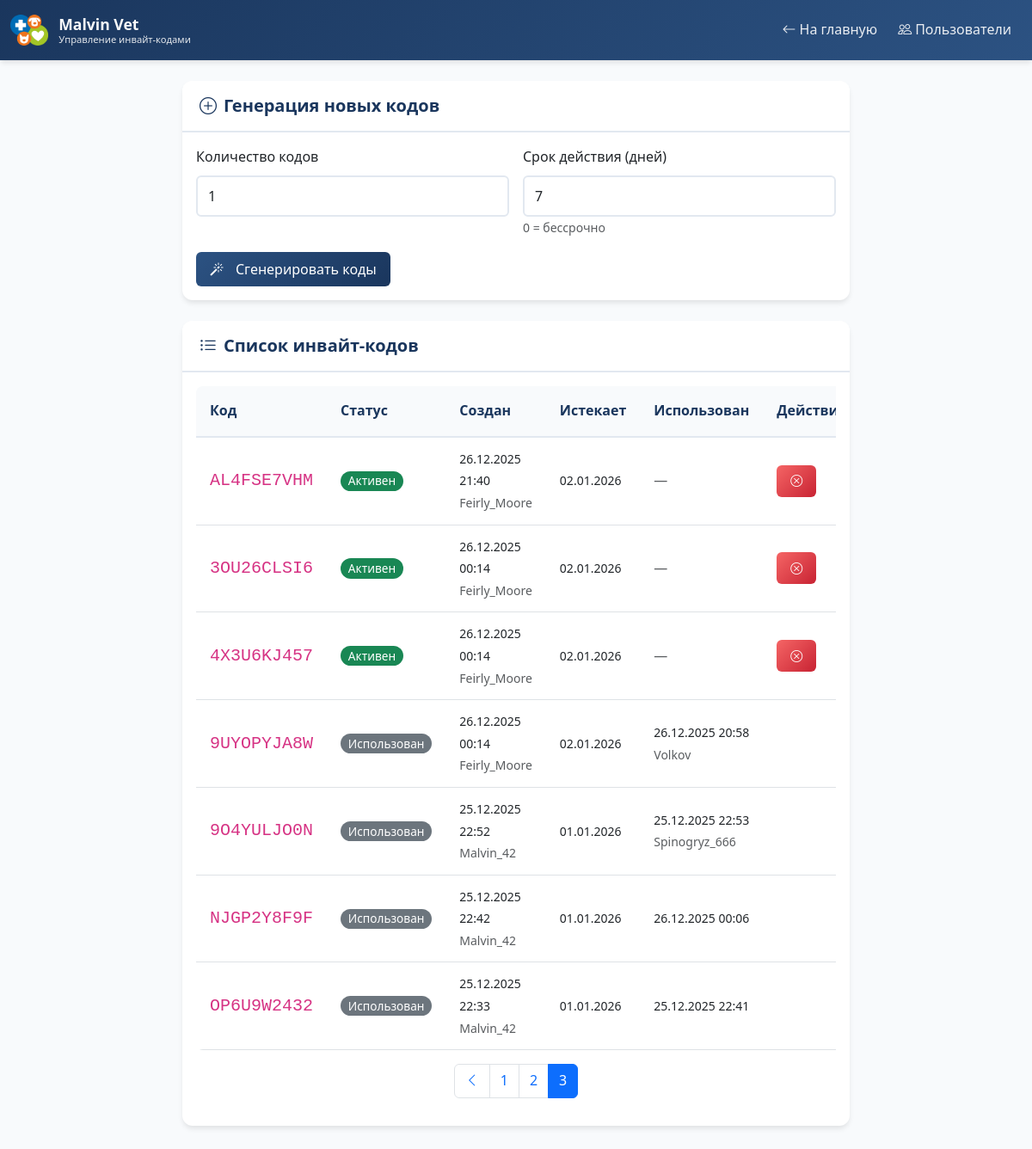
Page /admin/invite_codes?page=3 (signed in) on the committed database.
### app.py (models this page shows)
class InviteCode(db.Model):
    __tablename__ = 'invite_code'
    id = db.Column(db.Integer, primary_key=True)
    code = db.Column(db.String(20), nullable=False, unique=True)
    created_by = db.Column(db.Integer, db.ForeignKey('user.id'))
    created_at = db.Column(db.DateTime, default=datetime.utcnow)
    expires_at = db.Column(db.DateTime)
    is_used = db.Column(db.Boolean, default=False)
    used_by = db.Column(db.Integer, db.ForeignKey('user.id'), nullable=True)
    used_at = db.Column(db.DateTime)
    created_by_user = db.relationship('User', foreign_keys=[created_by])
    used_by_user = db.relationship('User', foreign_keys=[used_by])

class User(db.Model):
    __tablename__ = 'user'
    id = db.Column(db.Integer, primary_key=True)
    username = db.Column(db.String(50), nullable=False, unique=True)
    password_hash = db.Column(db.String(200), nullable=False)
    role = db.Column(db.String(20), default='user')  # super_admin, admin, doctor, user
    created_at = db.Column(db.DateTime, default=datetime.utcnow)
    last_login = db.Column(db.DateTime)
    is_active = db.Column(db.Boolean, default=True)

### app.py (the view)
@app.route('/admin/invite_codes')
@admin_required
def admin_invite_codes():
    page = request.args.get('page', 1, type=int)
    per_page = 20
    invite_codes = InviteCode.query.order_by(InviteCode.created_at.desc()).paginate(
        page=page, per_page=per_page, error_out=False
    )
    return render_template('admin_invite_codes.html',
                         invite_codes=invite_codes,
                         now=datetime.utcnow())

### app.py (called while the page is built)
def admin_required(f):
    @wraps(f)
    def decorated_function(*args, **kwargs):
        if not session.get('logged_in'):
            flash('Пожалуйста, войдите в систему', 'warning')
            return redirect(url_for('login'))
        user = User.query.filter_by(username=session.get('username')).first()
        if not user or user.role not in ['admin', 'super_admin']:
            flash('Доступ запрещен. Требуются права администратора', 'danger')
            return redirect(url_for('index'))
        return f(*args, **kwargs)
    return decorated_function

### templates/admin_invite_codes.html (shortened to what this page needs)
<!DOCTYPE html>
<html lang="ru" data-bs-theme="light">
<head>
    <link href="https://cdn.jsdelivr.net/npm/bootstrap@5.3.0/dist/css/bootstrap.min.css" rel="stylesheet">
    <link rel="stylesheet" href="https://cdn.jsdelivr.net/npm/bootstrap-icons@1.11.0/font/bootstrap-icons.css">
    <link rel="stylesheet" href="{{ url_for('static', filename='css/style.css') }}">
</head>
<body>
    <nav class="navbar navbar-expand-lg navbar-dark">
        <div class="container-fluid">
            <a class="navbar-brand navbar-brand-logo" href="{{ url_for('index') }}">
                <img src="{{ url_for('static', filename='logo.png') }}" alt="Malvin Vet Logo" onerror="this.style.display='none'">
                <div class="navbar-brand-text">
                    <span class="brand-name text-light">Malvin Vet</span>
                    <span class="brand-subtitle text-light">Управление инвайт-кодами</span>
                </div>
            </a>
            <div class="navbar-nav ms-auto">
                <a class="nav-link" href="{{ url_for('index') }}">
                    <i class="bi bi-arrow-left me-1"></i>На главную
                </a>
                <a class="nav-link" href="{{ url_for('admin_users') }}">
                    <i class="bi bi-people me-1"></i>Пользователи
                </a>
            </div>
        </div>
    </nav>
    <div class="container-fluid py-4">
        <div class="row">
            <div class="col-lg-8 mx-auto">
                <div class="card mb-4">
                    <div class="card-header">
                        <h5 class="mb-0">
                            <i class="bi bi-plus-circle me-2"></i>Генерация новых кодов
                        </h5>
                    </div>
                    <div class="card-body">
                        <form method="POST" action="{{ url_for('generate_invite') }}">
                            <div class="row g-3">
                                <div class="col-md-6">
                                    <label class="form-label">Количество кодов</label>
                                    <input type="number" class="form-control" name="quantity"
                                           value="1" min="1" max="50" required>
                                </div>
                                <div class="col-md-6">
                                    <label class="form-label">Срок действия (дней)</label>
                                    <input type="number" class="form-control" name="days_valid"
                                           value="7" min="1" max="365">
                                    <small class="text-muted">0 = бессрочно</small>
                                </div>
                                <div class="col-12">
                                    <button type="submit" class="btn btn-primary">
                                        <i class="bi bi-magic me-2"></i>Сгенерировать коды
                                    </button>
                                </div>
                            </div>
                        </form>
                    </div>
                </div>
                <div class="card">
                    <div class="card-header">
                        <h5 class="mb-0">
                            <i class="bi bi-list-ul me-2"></i>Список инвайт-кодов
                        </h5>
                    </div>
                    <div class="card-body">
                        {% if invite_codes.items %}
                        <div class="table-responsive">
                            <table class="table table-hover">
                                <thead>
                                    <tr>
                                        <th>Код</th>
                                        <th>Статус</th>
                                        <th>Создан</th>
                                        <th>Истекает</th>
                                        <th>Использован</th>
                                        <th>Действия</th>
                                    </tr>
                                </thead>
                                <tbody>
                                    {% for code in invite_codes.items %}
                                    <tr>
                                        <td>
                                            <code class="fs-5">{{ code.code }}</code>
                                        </td>
                                        <td>
                                            {% if code.is_used %}
                                            <span class="badge bg-secondary">Использован</span>
                                            {% elif code.expires_at and code.expires_at < now %}
                                            <span class="badge bg-danger">Просрочен</span>
                                            {% else %}
                                            <span class="badge bg-success">Активен</span>
                                            {% endif %}
                                        </td>
                                        <td>
                                            <small>{{ code.created_at.strftime('%d.%m.%Y %H:%M') }}</small><br>
                                            <small class="text-muted">{% if code.created_by_user %}{{ code.created_by_user.username }}{% endif %}</small>
                                        </td>
                                        <td>
                                            {% if code.expires_at %}
                                            <small>{{ code.expires_at.strftime('%d.%m.%Y') }}</small>
                                            {% else %}
                                            <span class="text-muted">Бессрочно</span>
                                            {% endif %}
                                        </td>
                                        <td>
                                            {% if code.is_used %}
                                            <small>{{ code.used_at.strftime('%d.%m.%Y %H:%M') }}</small><br>
                                            <small class="text-muted">{% if code.used_by_user %}{{ code.used_by_user.username }}{% endif %}</small>
                                            {% else %}
                                            <span class="text-muted">—</span>
                                            {% endif %}
                                        </td>
                                        <td>
                                            {% if not code.is_used %}
                                            <form method="POST" action="{{ url_for('revoke_invite', code_id=code.id) }}"
                                                  class="d-inline" onsubmit="return confirm('Отозвать этот инвайт-код?')">
                                                <button type="submit" class="btn btn-sm btn-danger">
                                                    <i class="bi bi-x-circle"></i>
                                                </button>
                                            </form>
                                            {% endif %}
                                        </td>
                                    </tr>
                                    {% endfor %}
                                </tbody>
                            </table>
                        </div>
                        {% if invite_codes.pages > 1 %}
                        <nav aria-label="Навигация по страницам">
                            <ul class="pagination justify-content-center">
                                {% if invite_codes.has_prev %}
                                <li class="page-item">
                                    <a class="page-link" href="{{ url_for('admin_invite_codes', page=invite_codes.prev_num) }}">
                                        <i class="bi bi-chevron-left"></i>
                                    </a>
                                </li>
                                {% endif %}
                                {% for page_num in invite_codes.iter_pages(left_edge=1, right_edge=1, left_current=2, right_current=2) %}
                                    {% if page_num %}
                                        <li class="page-item {% if page_num == invite_codes.page %}active{% endif %}">
                                            <a class="page-link" href="{{ url_for('admin_invite_codes', page=page_num) }}">{{ page_num }}</a>
                                        </li>
                                    {% else %}
                                        <li class="page-item disabled"><span class="page-link">...</span></li>
                                    {% endif %}
                                {% endfor %}
                            </ul>
                        </nav>
                        {% endif %}
                        {% else %}
                        <div class="text-center py-4 text-muted">
                            <i class="bi bi-ticket display-4 mb-3"></i>
                            <p>Нет созданных инвайт-кодов</p>
                        </div>
                        {% endif %}
                    </div>
                </div>
            </div>
        </div>
    </div>
</body>
</html>

### static/css/style.css (style rules this page uses)
:root { --malvin-blue: #1a365d; --malvin-light-blue: #2c5282; --malvin-accent: #38b2ac; --malvin-accent-2 : #ff7f00; --malvin-success: #48bb78; --malvin-warning: #ed8936; --malvin-danger: #f56565; --malvin-green: #38a169; --malvin-light: #f8fafc; --malvin-card-bg: #fff; --malvin-hover: #f7fafc; --malvin-border: #e2e8f0; --malvin-text: #2d3748; --blood-color: #dc3545; --urine-color: #ffc107; --feces-color: #8B4513; --vet-union-color: #0d6efd; --dermatology-color: #99ff99; --manual-color: #8b00ff; --archive-color: #6c757d; --cytology-color: #17a2b8; --histology-color: #28a745; --shadow-sm: 0 1px 2px rgba(0, 0, 0, 0.05); --shadow: 0 4px 6px -1px rgba(0, 0, 0, 0.1); --shadow-md: 0 6px 15px rgba(0, 0, 0, 0.1); --shadow-lg: 0 10px 25px rgba(0, 0, 0, 0.1); --radius-sm: 0.375rem; --radius: 0.5rem; --radius-md: 0.75rem; --radius-lg: 1rem; --radius-xl: 1.25rem; --transition-fast: 150ms ease; --transition: 250ms ease; --transition-slow: 350ms ease; }
*, *::before, *::after { box-sizing: border-box; margin: 0; padding: 0; }
body { font-family: 'Segoe UI', system-ui, -apple-system, sans-serif; color: var(--malvin-text); background-color: var(--malvin-light); line-height: 1.6; min-height: 100vh; display: flex; flex-direction: column; }
h1, h2, h3, h4, h5, h6 { font-weight: 600; line-height: 1.3; margin-bottom: 0.5rem; }
.navbar { background: linear-gradient(135deg, var(--malvin-blue) 0%, var(--malvin-light-blue) 100%); box-shadow: var(--shadow); padding: 0.75rem 0; }
.navbar-brand-logo { display: flex; align-items: center; gap: 0.75rem; text-decoration: none; }
.navbar-brand-logo img { height: 36px; width: auto; object-fit: contain; }
.navbar-brand-text { display: flex; flex-direction: column; }
.brand-name { font-weight: 700; font-size: 1.1rem; line-height: 1.2; color: white; }
.brand-subtitle { font-size: 0.7rem; opacity: 0.9; line-height: 1.2; color: white; }
.nav-link { color: rgba(255, 255, 255, 0.9) !important; font-weight: 500; padding: 0.5rem 0.75rem !important; transition: all var(--transition-fast); border-radius: var(--radius-sm); }
.card { border: none; border-radius: var(--radius-md); box-shadow: var(--shadow); transition: transform var(--transition); background-color: var(--malvin-card-bg); margin-bottom: 1.25rem; }
.card-header { background-color: white; border-bottom: 2px solid var(--malvin-border); font-weight: 600; color: var(--malvin-blue); padding: 1rem 1.25rem; border-radius: var(--radius-md) var(--radius-md) 0 0 !important; }
.btn { border-radius: var(--radius-sm); padding: 0.5rem 1rem; font-weight: 500; transition: all var(--transition); border: none; display: inline-flex; align-items: center; justify-content: center; gap: 0.375rem; }
.btn-primary { background: linear-gradient(135deg, var(--malvin-light-blue) 0%, var(--malvin-blue) 100%); border: none; color: white; }
.btn-danger { background: linear-gradient(135deg, var(--malvin-danger) 0%, #c82333 100%); color: white; }
.table { background-color: white; border-radius: var(--radius); overflow: hidden; width: 100%; }
.table th { background-color: var(--malvin-light); border-bottom: 2px solid var(--malvin-border); font-weight: 600; color: var(--malvin-blue); padding: 1rem; }
.table td { padding: 0.75rem 1rem; vertical-align: middle; }
.badge { padding: 0.35em 0.65em; font-weight: 500; border-radius: 20px; font-size: 0.85rem; display: inline-flex; align-items: center; gap: 0.25rem; }
.form-control, .form-select { border: 2px solid var(--malvin-border); border-radius: var(--radius-sm); padding: 0.625rem 0.75rem; transition: all var(--transition); }

### rows in the picture
InviteCode: code "AL4FSE7VHM", is_used "Активен", created_at "26.12.2025 21:40", created_by_user.username "Feirly_Moore", expires_at "02.01.2026"
InviteCode: code "3OU26CLSI6", is_used "Активен", created_at "26.12.2025 00:14", created_by_user.username "Feirly_Moore", expires_at "02.01.2026"
InviteCode: code "4X3U6KJ457", is_used "Активен", created_at "26.12.2025 00:14", created_by_user.username "Feirly_Moore", expires_at "02.01.2026"
InviteCode: code "9UYOPYJA8W", is_used "Использован", created_at "26.12.2025 00:14", created_by_user.username "Feirly_Moore", expires_at "02.01.2026", used_at "26.12.2025 20:58", used_by_user.username "Volkov"
InviteCode: code "9O4YULJO0N", is_used "Использован", created_at "25.12.2025 22:52", created_by_user.username "Malvin_42", expires_at "01.01.2026", used_at "25.12.2025 22:53", used_by_user.username "Spinogryz_666"
InviteCode: code "NJGP2Y8F9F", is_used "Использован", created_at "25.12.2025 22:42", created_by_user.username "Malvin_42", expires_at "01.01.2026", used_at "26.12.2025 00:06"
InviteCode: code "OP6U9W2432", is_used "Использован", created_at "25.12.2025 22:33", created_by_user.username "Malvin_42", expires_at "01.01.2026", used_at "25.12.2025 22:41"

### other values in the picture
{{ page_num }} "1" "2" "3"
